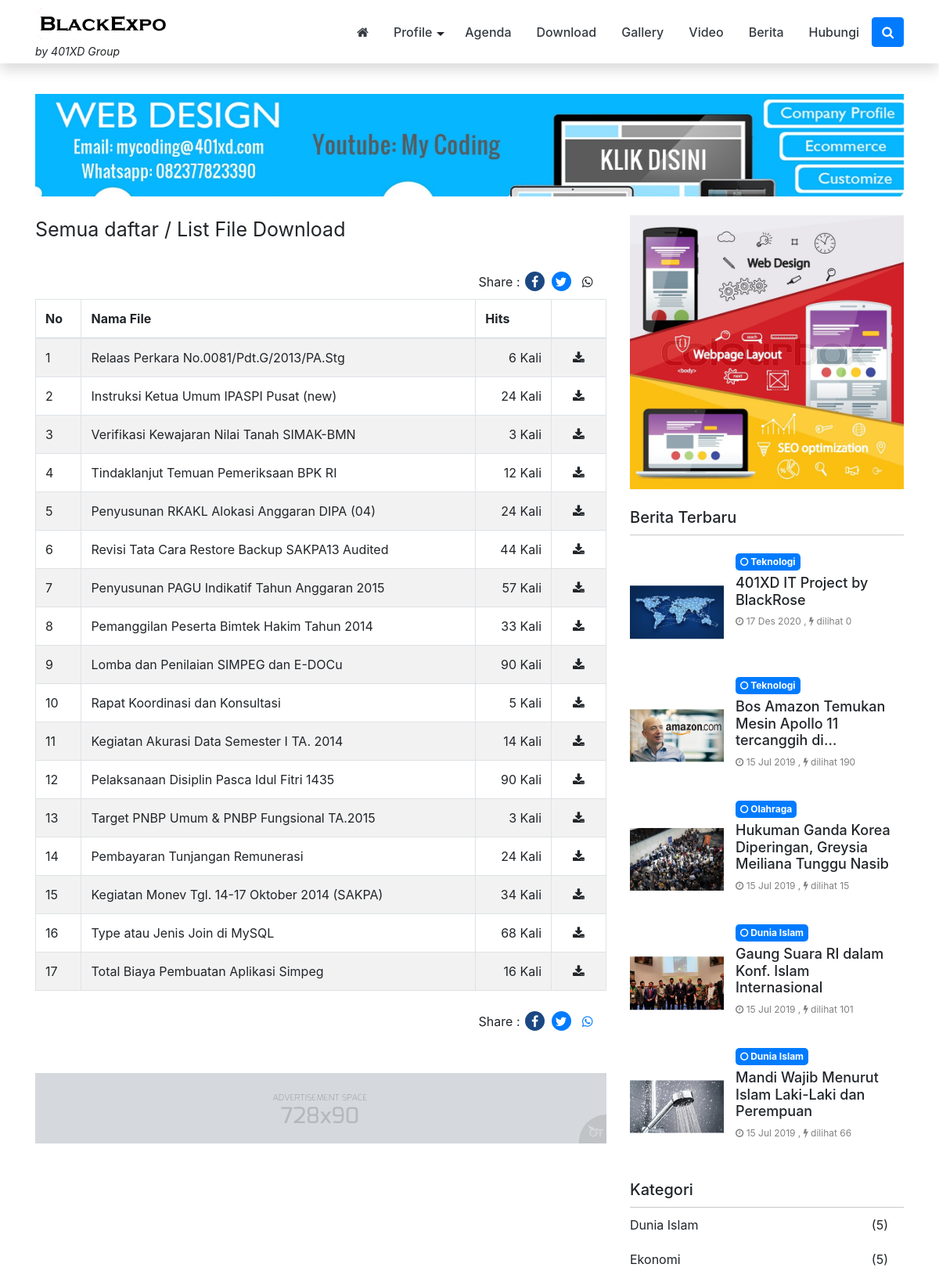
Page /index.php/download (upper part) on the committed database.
### tables this page shows
CREATE TABLE `logo` (
  `id_logo` int(5) NOT NULL,
  `gambar` varchar(100) NOT NULL
);

CREATE TABLE `tbl_landingnews` (
  `id` int(5) NOT NULL,
  `key` varchar(255) DEFAULT NULL,
  `value` text DEFAULT NULL
);

CREATE TABLE `iklanatas` (
  `id_iklanatas` int(5) NOT NULL,
  `judul` varchar(100) NOT NULL,
  `username` varchar(50) NOT NULL,
  `url` varchar(100) NOT NULL,
  `source` text NOT NULL,
  `gambar` varchar(100) NOT NULL,
  `tgl_posting` date NOT NULL
);

CREATE TABLE `download` (
  `id_download` int(5) NOT NULL,
  `judul` varchar(100) NOT NULL,
  `nama_file` varchar(100) NOT NULL,
  `tgl_posting` date NOT NULL,
  `hits` int(3) NOT NULL
);

CREATE TABLE `iklantengah` (
  `id_iklantengah` int(5) NOT NULL,
  `judul` varchar(100) NOT NULL,
  `username` varchar(50) NOT NULL,
  `url` varchar(100) NOT NULL,
  `source` text NOT NULL,
  `gambar` varchar(100) NOT NULL,
  `tgl_posting` date NOT NULL,
  `posisi` varchar(50) NOT NULL
);

CREATE TABLE `pasangiklan` (
  `id_pasangiklan` int(5) NOT NULL,
  `judul` varchar(100) NOT NULL,
  `username` varchar(50) NOT NULL,
  `url` varchar(100) NOT NULL,
  `source` text NOT NULL,
  `gambar` varchar(100) NOT NULL,
  `tgl_posting` date NOT NULL
);

CREATE TABLE `berita` (
  `id_berita` int(5) NOT NULL,
  `id_kategori` int(5) NOT NULL,
  `username` varchar(30) NOT NULL,
  `judul` varchar(100) NOT NULL,
  `sub_judul` varchar(255) NOT NULL,
  `youtube` varchar(100) NOT NULL,
  `judul_seo` text NOT NULL,
  `headline` enum('Y','N') NOT NULL DEFAULT 'Y',
  `aktif` enum('Y','N') NOT NULL DEFAULT 'N',
  `utama` enum('Y','N') NOT NULL DEFAULT 'Y',
  `isi_berita` longtext NOT NULL,
  `keterangan_gambar` text NOT NULL,
  `hari` varchar(20) NOT NULL,
  `tanggal` date NOT NULL,
  `jam` time NOT NULL,
  `gambar` varchar(100) NOT NULL,
  `dibaca` int(5) NOT NULL DEFAULT 1,
  `tag` varchar(100) NOT NULL,
  `status` enum('Y','N') NOT NULL DEFAULT 'Y'
);

CREATE TABLE `kategori` (
  `id_kategori` int(5) NOT NULL,
  `nama_kategori` varchar(50) NOT NULL,
  `username` varchar(50) NOT NULL,
  `kategori_seo` varchar(100) NOT NULL,
  `aktif` enum('Y','N') NOT NULL DEFAULT 'Y',
  `sidebar` int(10) NOT NULL,
  `gambar_utama` text NOT NULL
);

### application/views/landingnews/download.php (the view, shortened to what the rows shown need)
<div class="blog-detail card mb-4">
	<div class="card-body">
		<table class="table table-bordered table-hover table-striped">
			<thead>
				<tr>
					<th>No</th>
					<th>Nama File</th>
					<th>Hits</th>
					<th style='width:70px'></th>
				</tr>
			</thead>
			<tbody>
				<?php
					$no=$this->uri->segment(3)+1;
					foreach ($download->result_array() as $r) {
					?>
						<tr>
							<td><?php echo $no;?></td>
							<td><?php echo $r['judul'];?></td>
							<td class="text-right"><?php echo $r['hits'];?> Kali</td>
							<td class="text-center">
								<a href="<?php echo base_url()."download/file/".$r['nama_file'];?>">
									<i class="fa fa-download" aria-hidden="true"></i>
								</a>
							</td>
						</tr>
					<?php
						$no++;
					}
				?>
			</tbody>
		</table>
	</div>
</div>
<?php
$diklan = $this->model_utama->view_where_ordering_limit('iklantengah',array('posisi'=>'hal_download'),'id_iklantengah','ASC',0,5);
if(!empty($diklan)) {
	foreach ($diklan->result_array() as $ia) {
		echo "<a href='$ia[url]' target='_blank'>";
			$string = $ia['gambar'];
			if ($ia['gambar'] != ''){
				if(preg_match("/swf\z/i", $string)) {
					echo "<embed style='margin-top:-10px' src='".base_url()."asset/foto_iklantengah/$ia[gambar]' width='100%' height=90px quality='high' type='application/x-shockwave-flash'>";
				} else {
					echo "<img style='margin-top:-10px; margin-bottom:5px' width='100%' src='".base_url()."asset/foto_iklantengah/$ia[gambar]' title='$ia[judul]' />";
				}
			}
		echo "</a>";
	}
}
?>

### application/views/landingnews/partials/header.php (shortened to what the rows shown need)
<?php
	$base_path = FCPATH;
	$id_website = $this->model_utama->view('identitas')->row_array();
	$logo_website = $this->model_utama->view('logo')->row_array();
$class_menu_nav = 'scroll';
?>
<div class="header-main-menu">
	<nav class="main-menu-container navbar navbar-dark shadow fixed-top <?php echo $class_menu_nav;?>" >
		<div class="container pos-relative">
			<div class="logo-header ml-5 ml-lg-0">
				<a href="<?php echo base_url();?>">
					<?php
						if ( $logo_website['gambar'] !== '' &&  file_exists( $base_path ."asset/logo/".$logo_website['gambar'] ) ){
							$img_src = base_url() ."asset/logo/".$logo_website['gambar'] ;
							?>
								<div class="logo-header">
									<img  src="<?php echo $img_src ;?>" alt="<?php echo $id_website['nama_website']; ?>">
								</div>
							<?php
						} else {
							?>
							<?php echo $id_website['nama_website']; ?>
							<?php
						}
					?>
					<?php
					if( isset($tagline['header']) && isset($tagline['text'])) {
						if(!empty($tagline['text'] && $tagline['header'] ==  '1') ){
							?>
							<div class="tagline-header d-none d-lg-block"> <?php echo $tagline['text'];?> </div>
							<?php
						}
					}?>
				</a>
			</div>
		</div>
	</nav>
</div>

### application/views/landingnews/partials/iklan_atas.php (shortened to what the rows shown need)
<?php
$get_iklan_header = $this->model_utama->view_where('tbl_landingnews',array('key' => 'iklan_header'))->row_array();
$iklan_header_id = "";
if(isset($get_iklan_header['value'])){
    if(!empty($get_iklan_header['value'])){
        $iklan_header_id = json_decode($get_iklan_header['value'],true);
    }
}
if( !empty($iklan_header_id) ) {
    switch ($iklan_header_id) {
        default:
            $pasang_iklan_atas = $this->db->query("
                SELECT
                    judul,
                    url,
                    gambar,
                    source
                FROM
                    iklanatas
                WHERE
                    id_iklanatas ='". $iklan_header_id."'"
            )->row_array();
            break;
    }
?>
<div class="mb-4">
    <?php if($iklan_header_id == 'semua') { ?>
        <?php
            if(!empty($pasang_iklan_atas)) {
                foreach($pasang_iklan_atas as $iklan_item) {
                    ?>
                    <div class="iklan-atas text-center mb-2">
                        <?php if( $iklan_item['gambar'] !='') { ?>
                            <?php
                                if(preg_match("/swf\z/i", $iklan_item['gambar'] )) { ?>
                                <embed width="100%"
                                    src=" <?php echo base_url()."asset/foto_iklanatas/". $iklan_item['gambar'];?>"
                                        quality='high' type='application/x-shockwave-flash'>
                                <?php
                                } else {
                            ?>
                                    <a href="<?php echo $iklan_item['url'];?>" target='_blank'>
                                        <img style='width:100%'
                                                src="<?php echo base_url()."asset/foto_iklanatas/".$iklan_item['gambar'];?>"
                                                alt="<?php echo $pasang_iklan_atas['judul'];?>"
                                        />
                                    </a>
                            <?php
                                }
                            }
                            if (trim($iklan_item['source']) != '') {
                                echo $iklan_item['source'];
                            }
                        ?>
                    </div>
                    <?php
                }
            }
        ?>
    <?php } else { ?>
        <div class="iklan-atas text-center">
            <?php if( $pasang_iklan_atas['gambar'] !='') { ?>
                <?php
                    if(preg_match("/swf\z/i", $pasang_iklan_atas['gambar'] )) { ?>
                    <embed width="100%"
                        src=" <?php echo base_url()."asset/foto_iklanatas/". $pasang_iklan_atas['gambar'];?>"
                            quality='high' type='application/x-shockwave-flash'>
                    <?php
                    } else {
                ?>
                        <a href="<?php echo $pasang_iklan_atas['url'];?>" target='_blank'>
                            <img style='width:100%'
                                    src="<?php echo base_url()."asset/foto_iklanatas/".$pasang_iklan_atas['gambar'];?>"
                                    alt="<?php echo $pasang_iklan_atas['judul'];?>"
                            />
                        </a>
                <?php
                    }
                }
            ?>
        </div>
    <?php } ?>
</div>
<?php
}
?>

### application/views/landingnews/partials/sidebar.php
<div class="sidebar">
<?php
$get_setting_sidebar    = $this->model_utama->view_where('tbl_landingnews',array('key' => 'setting_sidebar'))->row_array();
$sidebar = array();
if(isset($get_setting_sidebar['value'])) {
	if(!empty($get_setting_sidebar['value'])){
		$setting_sidebar = json_decode($get_setting_sidebar['value'],true);
		if(!empty($setting_sidebar)) {
			$number = 0;
			foreach($setting_sidebar as $i => $widget_id){
				$id = key($widget_id);
				$sidebar[$number]['widget_id'] = $id;
				$sidebar[$number]['widget_setting'] = $widget_id[$id];
				$number++;
			}
		}
	}
}
foreach($sidebar as $i => $item) {
	$file_sidebar = VIEWPATH . template().'/widgets/' . $item['widget_id'] . '.php';
	if( file_exists($file_sidebar)) {
		$widget_setting = $item['widget_setting'];
		include $file_sidebar;
	}
}
?>
</div>

### application/views/landingnews/widgets/widget_iklan_sidebar.php (shortened to what the rows shown need)
<div class="widget card mb-4 widget-iklan-sidebar">
			<?php
	$iklan_sidebar = 0;
	if( isset($widget_setting['iklan_sidebar']) ) {
		$iklan_sidebar = (int) $widget_setting['iklan_sidebar'];
	}
?>
<?php
  	$pasang_iklan_sidebar = $this->db->query("SELECT * FROM pasangiklan WHERE id_pasangiklan ='". $iklan_sidebar."'");
	foreach ($pasang_iklan_sidebar->result_array() as $iklan){
		if ($iklan['gambar'] != ''){
			?>
			<a href="<?php echo $iklan['url'];?>"
				target='_blank'>
				<img style='width:100%'
					src="<?php echo base_url()."asset/foto_pasangiklan/".$iklan['gambar'];?>"
					alt="<?php echo $iklan['judul'];?>" />
			</a>
			<?php
		}
	 }
?>
</div>

### application/views/landingnews/widgets/widget_berita_pilihan.php (shortened to what the rows shown need)
<div class="widget card mb-4 posts-widget">
		<?php
			$jumlah_berita = 0;
			if( isset($widget_setting['judul']) ) {
				if( !empty(trim($widget_setting['judul']))) {
					?>
					<h5 class="card-header">
						<?php echo $widget_setting['judul'];?>
					</h5>
					<?php
				}
			}
			$filter_berita = array();
			if( isset($widget_setting['jumlah']) ) {
				$jumlah_berita = (int) $widget_setting['jumlah'];
			}
		?>
	<div class="card-body">
		<ul>
				<?php
					if(!function_exists('get_viewer')) {
						function get_viewer($number) {
							return number_format($number,0,',','.');
						}
					}
					$filter_berita = array_merge($filter_berita,array(
						'berita.status' => 'Y'
					));
					$berita_pilihan = $this->model_utama->view_join_two(
							'berita',
							'users',
							'kategori',
							'username',
							'id_kategori',
							$filter_berita,
							'tanggal','DESC',0,$jumlah_berita);
					foreach ($berita_pilihan->result_array() as $i => $berita) {
					$img_src= base_url().'asset/foto_berita/small_no-image.jpg';
					if ($berita['gambar'] !==''){
						$img_src =base_url().'asset/foto_berita/'.$berita['gambar'];
					}
					$img_size = getimagesize($img_src);
					$class_image= ($img_size[0] > $img_size[1]) ? 'landscape':'portrait';
					?>
					<li class="list-post">
							<a href="<?php echo base_url().$berita['judul_seo'];?>">
								<div class="post-img-container">
									<div class="thumbnail">
										<div class="center">
											<img class="<?php echo $class_image;?>" src="<?php echo $img_src;?>" title="image" />
										</div>
									</div>
								</div>
							</a>
							<div class="post-content">
								<div class="post-category">
									<a href="<?php echo base_url('kategori/detail/'.$berita['kategori_seo']);?>">
										<div class="color-label">
											<?php echo $berita['nama_kategori'];?>
										</div>
									</a>
								</div>
								<a href="<?php echo base_url().$berita['judul_seo'];?>" >
									<h5 class="post-header">
										<?php echo word_limiter( strip_tags($berita['judul']),8);?>
									</h5>
								</a>
								<div class="post-meta">
									<i class="fa fa-clock-o"></i> <?php echo tgl_indo($berita['tanggal']);?>  ,
									<i class="fa fa-flash" aria-hidden="true"></i> dilihat <?php echo get_viewer($berita['dibaca']);?>
								</div>
							</div>
					</li>
					<?php
					}
				?>
		</ul>
	</div>
</div>

### rows in the picture
logo: gambar (picture)
tbl_landingnews: value "by 401XD Group"
iklanatas: gambar (picture)
download: judul "Relaas Perkara No.0081/Pdt.G/2013/PA.Stg", hits "6"
download: judul "Instruksi Ketua Umum IPASPI Pusat (new)", hits "24"
download: judul "Verifikasi Kewajaran Nilai Tanah SIMAK-BMN", hits "3"
download: judul "Tindaklanjut Temuan Pemeriksaan BPK RI", hits "12"
download: judul "Penyusunan RKAKL Alokasi Anggaran DIPA (04)", hits "24"
download: judul "Revisi Tata Cara Restore Backup SAKPA13 Audited", hits "44"
download: judul "Penyusunan PAGU Indikatif Tahun Anggaran 2015", hits "57"
download: judul "Pemanggilan Peserta Bimtek Hakim Tahun 2014", hits "33"
download: judul "Lomba dan Penilaian SIMPEG dan E-DOCu", hits "90"
download: judul "Rapat Koordinasi dan Konsultasi", hits "5"
download: judul "Kegiatan Akurasi Data Semester I TA. 2014", hits "14"
download: judul "Pelaksanaan Disiplin Pasca Idul Fitri 1435", hits "90"
download: judul "Target PNBP Umum & PNBP Fungsional TA.2015", hits "3"
download: judul "Pembayaran Tunjangan Remunerasi", hits "24"
download: judul "Kegiatan Monev Tgl. 14-17 Oktober 2014 (SAKPA)", hits "34"
download: judul "Type atau Jenis Join di MySQL", hits "68"
download: judul "Total Biaya Pembuatan Aplikasi Simpeg", hits "16"
iklantengah: gambar (picture)
pasangiklan: gambar (picture)
berita: gambar (picture), id_kategori.nama_kategori "Teknologi", judul "401XD IT Project by BlackRose", tanggal "17 Des 2020", dibaca "0"
berita: gambar (picture), id_kategori.nama_kategori "Teknologi", judul "Bos Amazon Temukan Mesin Apollo 11 tercanggih di…", tanggal "15 Jul 2019", dibaca "190"
berita: gambar (picture), id_kategori.nama_kategori "Olahraga", judul "Hukuman Ganda Korea Diperingan, Greysia Meiliana Tunggu Nasib", tanggal "15 Jul 2019", dibaca "15"
berita: gambar (picture), id_kategori.nama_kategori "Dunia Islam", judul "Gaung Suara RI dalam Konf. Islam Internasional", tanggal "15 Jul 2019", dibaca "101"
berita: gambar (picture), id_kategori.nama_kategori "Dunia Islam", judul "Mandi Wajib Menurut Islam Laki-Laki dan Perempuan", tanggal "15 Jul 2019", dibaca "66"

### other values in the picture
$widget_setting['judul'] "Berita Terbaru"
$widget_setting['judul'] "Kategori"
$item_kategori['nama_kategori'] "Dunia Islam"
$item_kategori['jml_berita'] "5"
$item_kategori['nama_kategori'] "Ekonomi"
